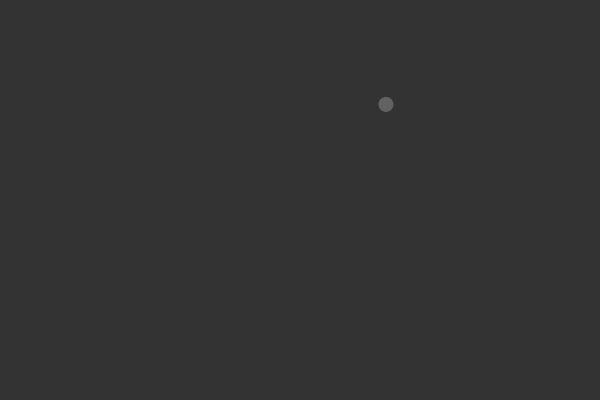
Frame 1 (no input)
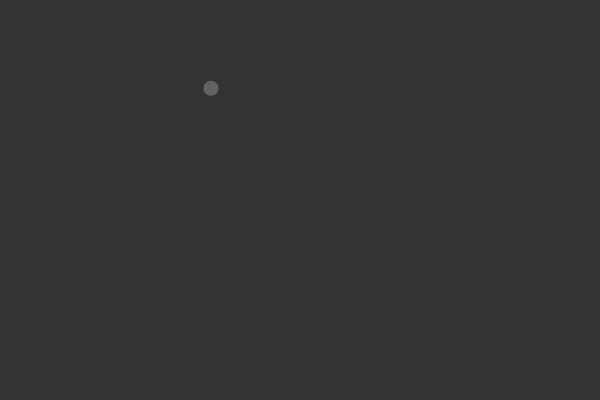
Frame 60 (the mouse pressed at the canvas centre just before this capture)
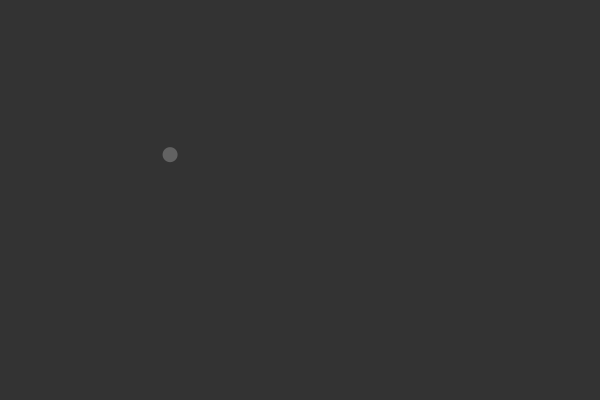
Frame 120 (the mouse held since frame 60 and released just before this capture)

The Processing sketch that drew these frames (run headless with seeded random() and noise(); from frame 60 on, the mouse is pressed at the canvas centre):

// Processing sketch: bouncing_ball_acceleration
// ── bouncing_ball_acceleration.pde

Ball b;
void setup() {
  size(600, 400);

  b = new Ball();
}

void draw() {
  background(51);
  b.update();
  b.walls();
  b.show();
}
// ── Ball.pde
class Ball {
  PVector position;
  PVector velocity;
  PVector acceleration;

  Ball() {
    position = new PVector(random(width),random(height));
    velocity = new PVector(-2, 0);
    acceleration = new PVector(0,0.5);
    
  }
  
  void walls() {
    if ((position.x<0) || (position.x>width)) {
      velocity.x *= -1;
    }
    if ((position.y<0) || (position.y>height)) {
      velocity.y *= -1;
    }
  }
  
  
  void update() {
    
    PVector mouse = new PVector(mouseX, mouseY);
    mouse.sub(position);
    mouse.setMag(0.1);
    
    velocity.add(acceleration);
    position.add(velocity);
    velocity.limit(3);
    
    acceleration = mouse;
  }
  
  void show() {
    fill(255, 59);
    noStroke();
    ellipse(position.x, position.y , 15, 15);
  }
}
